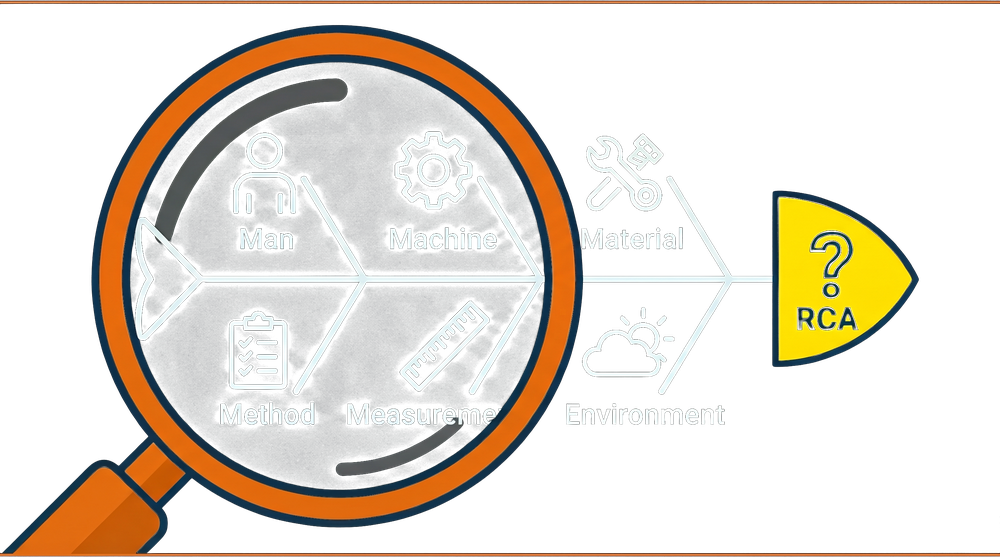
#> input picture .tmp/rca-shower-electrocution/rca_symbol.png, 1000 x 558 px, shrunk from 2670 x 1490 before the run
$ python rca_banner_template.py
#> lines starting #> are read from the running program, lines starting #| are printed output that depends on the picture
"""
ELI Safety Blog — Post Banner Renderer  (canonical v4)
Per-RCA CONFIG for: The Fatal Shower — Missing EGC Electrocution
"""

import matplotlib.pyplot as plt
import matplotlib.patches as patches
from matplotlib.patches import Polygon, FancyBboxPatch
from matplotlib import font_manager, rcParams
import matplotlib.image as mpimg
import os

# ====================================================================
# CONFIG — Shower Electrocution RCA
# ====================================================================

RCA_TYPE    = "INCIDENT RCA"
CRITICALITY = "L3"
CRIT_LABEL  = "CRITICAL"
PUB_DATE    = "2026-05-26"

TITLE       = ["MISSING EGC", "ELECTROCUTION"]
SUBTITLE    = "Rooftop water pump phase-to-ground fault"

FEATURE_STRIP = "WEEKLY INCIDENT RCA"

HAZARDS = [
    ("MISSING GROUNDING CONDUCTOR", "L3"),
    ("MOTOR INSULATION FAILURE",    "L2"),
    ("NO GFCI PROTECTION",          "L2"),
    ("UNQUALIFIED PERSONNEL",       "L1"),
]

CATEGORIES = "ELECTROCUTION  ·  GROUNDING  ·  MAINTENANCE  ·  CONTRACTOR SAFETY"

SYMBOL_PATH = "rca_symbol.png"

OUTPUT_FILE = "banner-shower-electrocution.png"

# ====================================================================
# ELI BRAND TOKENS
# ====================================================================

ELI_BLACK   = "#0D0F12"
ELI_DARK    = "#141720"
ELI_PANEL   = "#1A1E26"
ELI_CARD    = "#1F2430"
ELI_BORDER  = "#2A3040"
ELI_ACCENT  = "#E8680A"
ELI_AMBER   = "#F0A030"

CRIT_STYLES = {
    "L0": {"text": "#5DD470", "bg": "#17351E", "border": "#3DAA50", "label": "NORMAL"},
    "L1": {"text": "#E8C040", "bg": "#2F2509", "border": "#E0AC10", "label": "ADVISORY"},
    "L2": {"text": "#FF8030", "bg": "#2F1505", "border": "#E8680A", "label": "WARNING"},
    "L3": {"text": "#FF5555", "bg": "#2D0A0A", "border": "#CC2222", "label": "CRITICAL"},
}

ELI_WHITE   = "#F2EDE8"
ELI_MUTED   = "#8A909E"

# ====================================================================
# FONT STACK
# ====================================================================

FONT_DISPLAY = ["Bebas Neue", "DejaVu Sans Condensed", "Impact", "sans-serif"]
FONT_SUB     = ["Rajdhani", "DejaVu Sans Condensed", "sans-serif"]
FONT_BODY    = ["DM Sans", "DejaVu Sans", "sans-serif"]
FONT_MONO    = ["Share Tech Mono", "DejaVu Sans Mono", "monospace"]

def _check_fonts():
    installed = set(f.name for f in font_manager.fontManager.ttflist)
    brand_fonts = ["Bebas Neue", "Rajdhani", "DM Sans", "Share Tech Mono"]
    missing = [f for f in brand_fonts if f not in installed]
    if missing:
        print(f"[NOTE] Missing brand fonts, using fallbacks: {missing}")
    else:
        print("[OK] All ELI brand fonts available.")

# ====================================================================
# DRAWING HELPERS
# ====================================================================

def draw_circuit_grid(ax, x, y, w, h, spacing=0.55, opacity=0.07):
#> called with x = 0, y = 0, w = 16, h = 9, spacing = 0.55, opacity = 0.07
    nx = int(w / spacing) + 1
    for i in range(nx):
        ax.plot([x + i * spacing, x + i * spacing], [y, y + h],
                color=ELI_ACCENT, alpha=opacity, linewidth=0.6, zorder=1)
    ny = int(h / spacing) + 1
    for i in range(ny):
        ax.plot([x, x + w], [y + i * spacing, y + i * spacing],
                color=ELI_ACCENT, alpha=opacity, linewidth=0.6, zorder=1)

def draw_feature_strip(ax, y, height, text, date_str=None):
    ax.add_patch(patches.Rectangle((0.30, y), 15.7, height,
                                    facecolor=ELI_PANEL, edgecolor='none', zorder=2))
    ax.add_patch(patches.Rectangle((0.30, y + height - 0.03), 15.7, 0.03,
                                    facecolor=ELI_ACCENT, edgecolor='none', zorder=2))
    ax.add_patch(patches.Rectangle((0.30, y), 15.7, 0.02,
                                    facecolor=ELI_ACCENT, edgecolor='none', alpha=0.6, zorder=2))
    cy = y + height / 2
    ax.text(0.55, cy, text,
            ha='left', va='center',
            fontfamily=FONT_SUB, fontsize=18, fontweight='bold',
            color=ELI_WHITE, zorder=4)
    if date_str:
        ax.text(15.70, cy, date_str,
                ha='right', va='center',
                fontfamily=FONT_MONO, fontsize=16, fontweight='bold',
                color=ELI_WHITE, zorder=4)

def place_symbol(ax, image_path, cx, cy, target_height):
#> called with image_path = 'rca_symbol.png', cx = 3.1, cy = 4.5, target_height = 3.4
    if not os.path.exists(image_path):
        print(f"[WARN] Symbol image not found: {image_path}")
        return
    img = mpimg.imread(image_path)
#> img is the input picture: shape (558, 1000, 4) float32; mean R, G, B, A 0.168, 0.141, 0.0992, 0.243
    ih, iw = img.shape[:2]
#> ih = 558; iw = 1000
    aspect = iw / ih
#> aspect = 1.79
    target_width = target_height * aspect
#> target_width = 6.09
    extent = (cx - target_width / 2, cx + target_width / 2,
              cy - target_height / 2, cy + target_height / 2)
#> extent = (0.0534, 6.15, 2.8, 6.2)
    ax.imshow(img, extent=extent, zorder=3, interpolation='bilinear')

# ====================================================================
# RENDER
# ====================================================================

def render():
    _check_fonts()
    rcParams['font.family'] = FONT_BODY

    fig, ax = plt.subplots(figsize=(16, 9), dpi=100)
    ax.set_xlim(0, 16); ax.set_ylim(0, 9); ax.axis('off')

    ax.add_patch(patches.Rectangle((0, 0), 16, 9,
                                    facecolor=ELI_BLACK, edgecolor='none', zorder=0))
    draw_circuit_grid(ax, 0, 0, 16, 9, spacing=0.55, opacity=0.07)

    # Left full-height accent stripe
    ax.add_patch(patches.Rectangle((0, 0), 0.15, 9,
                                    facecolor=ELI_ACCENT, edgecolor='none', zorder=4))

    # Single header strip
    strip_h = 0.85
    strip_y = 9 - strip_h - 0.15
    draw_feature_strip(ax, strip_y, strip_h, FEATURE_STRIP, date_str=PUB_DATE)

    # Symbol
    symbol_height = 3.4
    place_symbol(ax, SYMBOL_PATH, cx=3.1, cy=4.5, target_height=symbol_height)

    # Title
    title_x = 6.3
    title_lines = TITLE if isinstance(TITLE, list) else [TITLE]
    n_lines = len(title_lines)
    title_fs = 48 if n_lines == 1 else 36
    line_h_units = 0.62 if n_lines > 1 else 0
    block_top_y = 5.8 + (n_lines - 1) * line_h_units / 2

    title_objs = []
    for i, line in enumerate(title_lines):
        ty = block_top_y - i * line_h_units
        t = ax.text(title_x, ty, line,
                ha='left', va='center',
                fontfamily=FONT_DISPLAY, fontsize=title_fs, color=ELI_WHITE, zorder=3)
        title_objs.append(t)

    # Dynamic underline
    fig.canvas.draw()
    max_w = 0
    for t in title_objs:
        bbox = t.get_window_extent(renderer=fig.canvas.get_renderer())
        bbox_data = bbox.transformed(ax.transData.inverted())
        max_w = max(max_w, bbox_data.width)

    underline_y = block_top_y - (n_lines - 1) * line_h_units - 0.55
    ax.add_patch(patches.Rectangle((title_x, underline_y), max_w, 0.06,
                                    facecolor=ELI_ACCENT, edgecolor='none', zorder=3))

    # Subtitle
    sub_y = underline_y - 0.45
    ax.text(title_x, sub_y, SUBTITLE.upper(),
            ha='left', va='center',
            fontfamily=FONT_SUB, fontsize=18, fontweight='semibold',
            color=ELI_ACCENT, zorder=3)

    # Hazards section
    haz_label_y = 3.0
    ax.text(title_x, haz_label_y, "[ IDENTIFIED HAZARDS ]",
            ha='left', va='center',
            fontfamily=FONT_MONO, fontsize=10, color=ELI_ACCENT, zorder=3)
    rule_w = min(10, 15.5 - title_x)
    ax.add_patch(patches.Rectangle((title_x, haz_label_y - 0.18), rule_w, 0.015,
                                    facecolor=ELI_BORDER, edgecolor='none', zorder=3))

    bullet_fs = 13
    row_h = 0.45
    n = len(HAZARDS)
    if n >= 4:
        col1 = HAZARDS[:(n + 1) // 2]
        col2 = HAZARDS[(n + 1) // 2:]
    else:
        col1 = HAZARDS
        col2 = []

    col1_x = title_x
    col2_x = title_x + 5.5
    first_row_y = 2.5

    for i, (hazard_text, _level) in enumerate(col1):
        y = first_row_y - i * row_h
        ax.add_patch(patches.Circle((col1_x + 0.12, y), 0.07,
                                     facecolor=ELI_ACCENT, edgecolor='none', zorder=4))
        ax.text(col1_x + 0.32, y, hazard_text,
                ha='left', va='center',
                fontfamily=FONT_MONO, fontsize=bullet_fs,
                color=ELI_WHITE, zorder=4)

    for i, (hazard_text, _level) in enumerate(col2):
        y = first_row_y - i * row_h
        ax.add_patch(patches.Circle((col2_x + 0.12, y), 0.07,
                                     facecolor=ELI_ACCENT, edgecolor='none', zorder=4))
        ax.text(col2_x + 0.32, y, hazard_text,
                ha='left', va='center',
                fontfamily=FONT_MONO, fontsize=bullet_fs,
                color=ELI_WHITE, zorder=4)

    # Footer
    ax.add_patch(patches.Rectangle((0.5, 0.7), 15, 0.015,
                                    facecolor=ELI_BORDER, edgecolor='none', zorder=3))
    ax.text(0.5, 0.38, f"CATEGORY:  {CATEGORIES}",
            ha='left', va='center',
            fontfamily=FONT_MONO, fontsize=9, color=ELI_MUTED, zorder=3)
    ax.text(15.5, 0.38, "SAFETYBLOG.ELI-INTELLIGENCE.COM",
            ha='right', va='center',
            fontfamily=FONT_MONO, fontsize=9, color=ELI_ACCENT,
            fontweight='bold', zorder=3)

    plt.subplots_adjust(left=0, right=1, top=1, bottom=0)
    plt.savefig(OUTPUT_FILE, dpi=150, bbox_inches='tight',
                facecolor=ELI_BLACK, pad_inches=0)
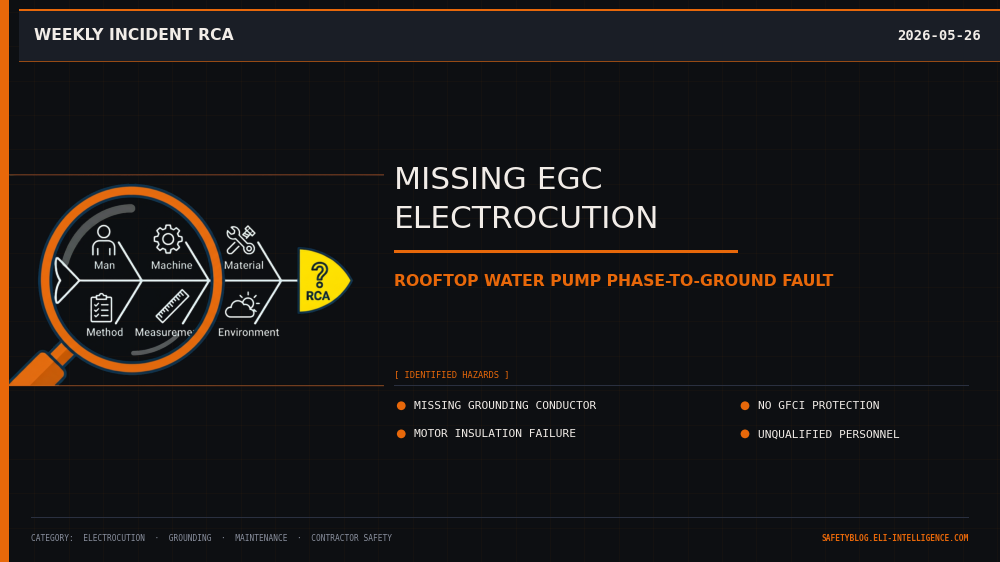
#> figure drawn by matplotlib, 1 panel
    print(f"Saved: {OUTPUT_FILE}")

if __name__ == "__main__":
    render()
